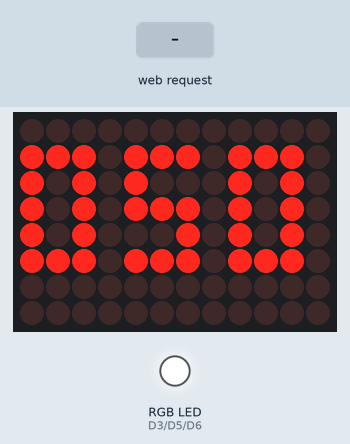
A sketch run on a simulated Arduino Uno R4 WiFi. Parts: 12×8 LED matrix, an RGB LED mixed from three pins (HIGH = lit). Inputs (shaded band) come from the test bench. Dim RGB values are drawn brighter than linear; WiFi joins after 1.5 s; servers stay silent unless stated; what the sketch prints to the serial monitor is not drawn.

Above: at 2.7 s.
2.8 s: HTTP request GET /on received
At 3.3 s:
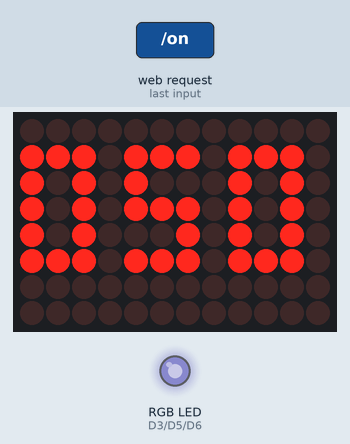
4.3 s: HTTP request GET /off received
At 5.7 s:
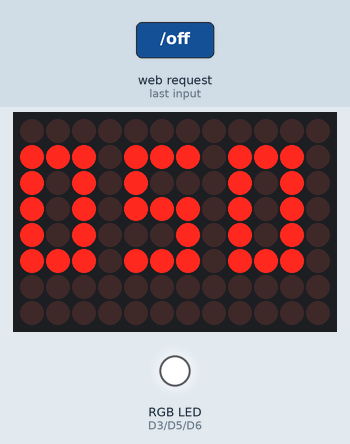
Timing chart, 0 to 7.3 s (numbered marks = the images above; inputs shaded):
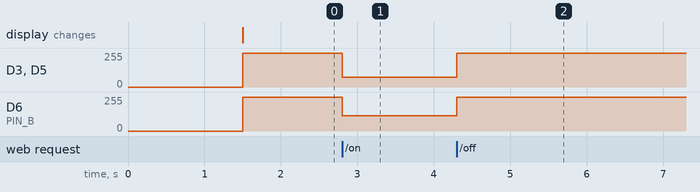

The sketch:

led_control.ino
```cpp
#include <WiFiS3.h>
#include <Arduino_LED_Matrix.h>

ArduinoLEDMatrix matrix;

// -------------------------
// WiFi 정보
// -------------------------
const char* ssid = "SW_410_2.4G";
const char* password = "sunmoonsw410";

WiFiServer server(80);

// -------------------------
// RGB LED 핀 (Common Anode)
// -------------------------
const int PIN_R = 3;
const int PIN_G = 5;
const int PIN_B = 6;

int brightnessValue = 255;
bool powerState = false;
String colorMode = "daylight";

unsigned long lastReconnectAttempt = 0;

// ================== 3×5 숫자 폰트 ==================
uint8_t FONT3X5[10][5][3] = {
  { {1,1,1},{1,0,1},{1,0,1},{1,0,1},{1,1,1} }, // 0
  { {0,1,0},{1,1,0},{0,1,0},{0,1,0},{1,1,1} }, // 1
  { {1,1,1},{0,0,1},{1,1,1},{1,0,0},{1,1,1} }, // 2
  { {1,1,1},{0,0,1},{0,1,1},{0,0,1},{1,1,1} }, // 3
  { {1,0,1},{1,0,1},{1,1,1},{0,0,1},{0,0,1} }, // 4
  { {1,1,1},{1,0,0},{1,1,1},{0,0,1},{1,1,1} }, // 5
  { {1,1,1},{1,0,0},{1,1,1},{1,0,1},{1,1,1} }, // 6
  { {1,1,1},{0,0,1},{0,1,0},{0,1,0},{0,1,0} }, // 7
  { {1,1,1},{1,0,1},{1,1,1},{1,0,1},{1,1,1} }, // 8
  { {1,1,1},{1,0,1},{1,1,1},{0,0,1},{1,1,1} }  // 9
};

// -------------------------
// LED 매트릭스 숫자 표시
// -------------------------
void showThreeDigitNumber(int num) {
  if (num < 0) num = 0;
  if (num > 255) num = 255;

  int d1 = num / 100;
  int d2 = (num / 10) % 10;
  int d3 = num % 10;

  uint8_t buf[8][12] = {0};
  int yOffset = 1;

  for (int y=0; y<5; y++)
    for (int x=0; x<3; x++)
      buf[y+yOffset][x] = FONT3X5[d1][y][x];

  for (int y=0; y<5; y++)
    for (int x=0; x<3; x++)
      buf[y+yOffset][x+4] = FONT3X5[d2][y][x];

  for (int y=0; y<5; y++)
    for (int x=0; x<3; x++)
      buf[y+yOffset][x+8] = FONT3X5[d3][y][x];

  matrix.renderBitmap(buf, 8, 12);
}

//
// ========== RGB LED 제어 (공통 애노드 + 반전 PWM) ==========
//
void applyLED() {
  static int prevR = -1, prevG = -1, prevB = -1;

  if (!powerState) {
    analogWrite(PIN_R, 255);
    analogWrite(PIN_G, 255);
    analogWrite(PIN_B, 255);
    prevR = prevG = prevB = -1;
    return;
  }

  int r, g, b;

  if (colorMode == "daylight") {
    r = 255; g = 255; b = 200;
  } else {
    r = 255; g = 160; b = 80;
  }

  int safeBrightness = map(brightnessValue, 0, 255, 0, 180);

  r = (r * safeBrightness) / 255;
  g = (g * safeBrightness) / 255;
  b = (b * safeBrightness) / 255;

  int outR = 255 - r;
  int outG = 255 - g;
  int outB = 255 - b;

  if (outR == prevR && outG == prevG && outB == prevB) return;

  prevR = outR;
  prevG = outG;
  prevB = outB;

  analogWrite(PIN_R, outR);
  analogWrite(PIN_G, outG);
  analogWrite(PIN_B, outB);
}

// ================== DHCP 안정 대기 ==================
bool waitForDHCP(uint32_t timeoutMs = 5000) {
  uint32_t start = millis();
  while (millis() - start < timeoutMs) {
    if (WiFi.status() == WL_CONNECTED && WiFi.localIP() != IPAddress(0,0,0,0))
      return true;
    delay(200);
  }
  return false;
}

// ================== WiFi 자동 재연결 ==================
void ensureWiFi() {
  if (WiFi.status() == WL_CONNECTED && WiFi.localIP() != IPAddress(0,0,0,0))
    return;

  unsigned long now = millis();
  if (now - lastReconnectAttempt > 3000) {
    lastReconnectAttempt = now;

    WiFi.disconnect();
    WiFi.begin(ssid, password);

    if (waitForDHCP()) {
      showThreeDigitNumber(WiFi.localIP()[3]);
    }
  }
}

// ================== SETUP ==================
void setup() {
  Serial.begin(115200);

  pinMode(PIN_R, OUTPUT);
  pinMode(PIN_G, OUTPUT);
  pinMode(PIN_B, OUTPUT);

  matrix.begin();
  matrix.clear();

  WiFi.begin(ssid, password);
  Serial.println("Connecting...");

  if (!waitForDHCP(8000)) {
    matrix.clear();
    return;
  }

  Serial.print("IP: ");
  Serial.println(WiFi.localIP());
  showThreeDigitNumber(WiFi.localIP()[3]);

  server.begin();

  // ⭐ LED 기본 상태는 OFF
  powerState = false;
  applyLED();
}

// ================== LOOP ==================
void loop() {
  ensureWiFi();

  WiFiClient client = server.available();
  if (!client) return;

  String req = client.readStringUntil('\r');
  while (client.available()) client.read();
  client.flush();

  if (req.indexOf("/on") != -1) {
    powerState = true;
    applyLED();
  }

  if (req.indexOf("/off") != -1) {
    powerState = false;
    applyLED();
  }

  if (req.indexOf("/brightness") != -1) {
    int idx = req.indexOf("v=");
    if (idx != -1) {
      int newValue = req.substring(idx+2).toInt();
      newValue = constrain(newValue, 0, 255);

      if (abs(newValue - brightnessValue) > 1) {
        brightnessValue = newValue;
        applyLED();
      } else {
        brightnessValue = newValue;
      }
    }
  }

  if (req.indexOf("/color") != -1) {
    if (req.indexOf("daylight") != -1) colorMode = "daylight";
    if (req.indexOf("warm") != -1)     colorMode = "warm";
    applyLED();
  }

  client.println("HTTP/1.1 200 OK");
  client.println();
  client.println("OK");
  client.stop();
}
```

Measured:
- after the input at 2.8 s, D3 (PIN_R), D5 (PIN_G): 255/255 → 75/255 at once; D6 (PIN_B): 255/255 → 114/255 at once
- after the input at 4.3 s, D3 (PIN_R), D5 (PIN_G): 75/255 → 255/255 at once; D6 (PIN_B): 114/255 → 255/255 at once
